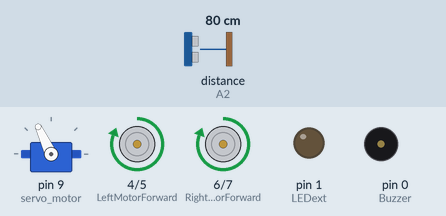
The sketch below on a simulated Arduino Uno, built with avr-gcc and run on an emulated ATmega328P. On the bench: servo, motor-driver pin pairs drawn as motors (green arrow = first pin HIGH = forward, orange = second pin HIGH = backward, longer = more drive), output pins drawn as LEDs (lit = HIGH), buzzer (waves = sounding, pin HIGH). The inputs (shaded band) are chosen by the test bench; at power-on: distance to the obstacle (sensor on A2) 80 cm. The echo pulse lasts 58.3 µs per cm.

Above: at 4.0 s.
4.1 s: distance to the obstacle (sensor on A2) set to 33 cm
5.6 s: distance to the obstacle (sensor on A2) set to 26 cm
At 7.3 s:
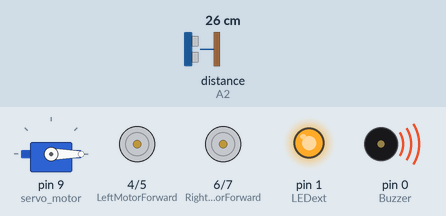
8.6 s: distance to the obstacle (sensor on A2) set to 35 cm
At 10.0 s:
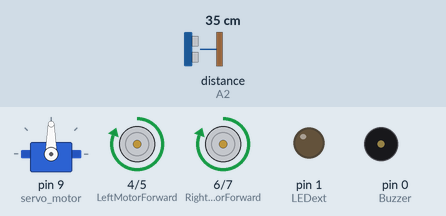
10.7 s: distance to the obstacle (sensor on A2) set to 2 cm
At 13.3 s:
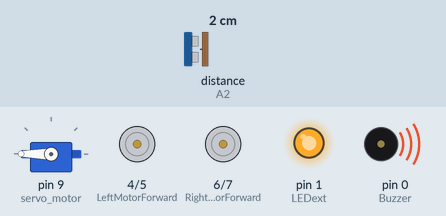
13.7 s: distance to the obstacle (sensor on A2) set to 60 cm
At 15.4 s:
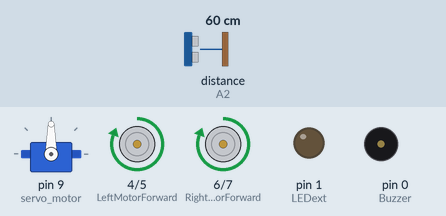
15.7 s: distance to the obstacle (sensor on A2) set to 4 cm
At 16.26 s:
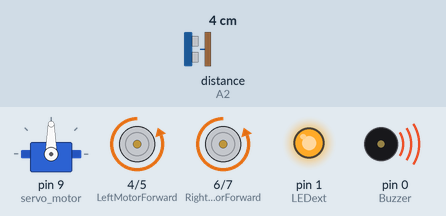
Timing chart, 0 to 19.7 s (numbered marks = the images above; inputs shaded):
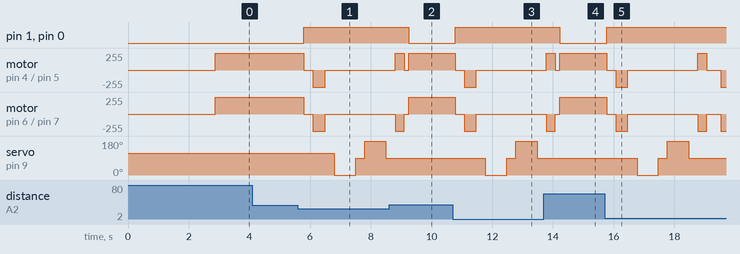

Measured:
- the behaviour switches between 31 and 30 cm on distance to the obstacle (sensor on A2) (found by bisection; images 0 and 1)
- after the input at 4.1 s, every drawn part: stays the same
- after the input at 5.6 s, pin 1 (LEDext), pin 0 (Buzzer): LOW → HIGH after 0.19 s
- after the input at 8.6 s, pin 1 (LEDext), pin 0 (Buzzer): HIGH → LOW after 0.65 s; servo on pin 9 (servo_motor): stays 90° (without the input it goes to 0° after 1.6 s)
- after the input at 10.7 s, pin 1 (LEDext), pin 0 (Buzzer): LOW → HIGH after 0.08 s
- after the input at 13.7 s, pin 1 (LEDext), pin 0 (Buzzer): HIGH → LOW after 0.53 s; servo on pin 9 (servo_motor): stays 90° (without the input it goes to 0° after 1.5 s)
- after the input at 15.7 s, pin 1 (LEDext), pin 0 (Buzzer): LOW → HIGH after 0.07 s

The sketch:

Dobby_with_LED___Buzzer.ino
```cpp
//2WD obstacle avoiding robot using Arduino
#include <Servo.h>        // Include Servo Library
#include <NewPing.h>      // Include Newping Library

// L298N Control Pins
const int LeftMotorForward = 4;
const int LeftMotorBackward = 5;
const int RightMotorForward = 6;
const int RightMotorBackward = 7;
const int LEDext = 1;
const int Buzzer = 0;


#define TRIGGER_PIN  A1  // Arduino pin tied to trigger pin on the ultrasonic sensor.
#define ECHO_PIN     A2  // Arduino pin tied to echo pin on the ultrasonic sensor.
#define MAX_DISTANCE 250 // Maximum distance we want to ping for (in centimeters). Maximum sensor distance is rated at 250cm.

Servo servo_motor;  // Servo's name
NewPing sonar(TRIGGER_PIN, ECHO_PIN, MAX_DISTANCE); // NewPing setup of pins and maximum distance.

boolean goesForward = false;
int distance = 50;

void setup()
{
  // Set L298N Control Pins as Output
  pinMode(RightMotorForward, OUTPUT);
  pinMode(LeftMotorForward, OUTPUT);
  pinMode(LeftMotorBackward, OUTPUT);
  pinMode(RightMotorBackward, OUTPUT);
  pinMode(LEDext, OUTPUT);
  pinMode(Buzzer, OUTPUT);

  servo_motor.attach(9);   // Attachs the servo on pin 9 to servo object.
  servo_motor.write(115);   // Set at 115 degrees.
  delay(2000);              // Wait for 2s.
  distance = readPing();    // Get Ping Distance.
  delay(100);               // Wait for 100ms.
  distance = readPing();
  delay(100);
  distance = readPing();
  delay(100);
  distance = readPing();
  delay(100);
}

void loop()
{
  int distanceRight = 0;
  int distanceLeft = 0;
  delay(50);

  if (distance <= 30)
  {
    moveStop();
    digitalWrite(LEDext, HIGH);
    digitalWrite(Buzzer, HIGH);
    delay(300);
    moveBackward();

    delay(400);
    moveStop();

    delay(300);
    distanceRight = lookRight();

    delay(300);
    distanceLeft = lookLeft();

    delay(300);

    if (distanceRight >= distanceLeft)
    {
      turnRight();
      delay(300);
      moveStop();
    }
    else
    {
      turnLeft();
      delay(300);
      moveStop();
    }

  }
  else
  {
    moveForward();
  }

    distance = readPing();
}

int lookRight()     // Look Right Function for Servo Motor
{
  servo_motor.write(0);
  delay(500);
  int distance = readPing();
  delay(100);
  servo_motor.write(90);
  return distance;
}

int lookLeft()      // Look Left Function for Servo Motor
{
  servo_motor.write(180);
  delay(500);
  int distance = readPing();
  delay(100);
  servo_motor.write(90);
  return distance;
}

int readPing()      // Read Ping Function for Ultrasonic Sensor.
{
  delay(100);                 // Wait 100ms between pings (about 20 pings/sec). 29ms should be the shortest delay between pings.
  int cm = sonar.ping_cm();   //Send ping, get ping distance in centimeters (cm).
  if (cm==0)
  {
    cm=250;
  }
  return cm;
}

void moveStop()       // Move Stop Function for Motor Driver.
{
  digitalWrite(RightMotorForward, LOW);
  digitalWrite(RightMotorBackward, LOW);
  digitalWrite(LeftMotorForward, LOW);
  digitalWrite(LeftMotorBackward, LOW);
}

void moveForward()    // Move Forward Function for Motor Driver.
{
    digitalWrite(RightMotorForward, HIGH);
    digitalWrite(RightMotorBackward, LOW);
    digitalWrite(LeftMotorForward, HIGH);
    digitalWrite(LeftMotorBackward, LOW);
    digitalWrite(LEDext, LOW);
    digitalWrite(Buzzer, LOW);
}

void moveBackward()   // Move Backward Function for Motor Driver.
{
  digitalWrite(RightMotorForward, LOW);
  digitalWrite(RightMotorBackward, HIGH);
  digitalWrite(LeftMotorForward, LOW);
  digitalWrite(LeftMotorBackward, HIGH);
}

void turnRight()      // Turn Right Function for Motor Driver.
{
  digitalWrite(RightMotorForward, LOW);
  digitalWrite(RightMotorBackward, HIGH);
  digitalWrite(LeftMotorForward, HIGH);
  digitalWrite(LeftMotorBackward, LOW);
}

void turnLeft()       // Turn Left Function for Motor Driver.
{
  digitalWrite(RightMotorForward, HIGH);
  digitalWrite(RightMotorBackward, LOW);
  digitalWrite(LeftMotorForward, LOW);
  digitalWrite(LeftMotorBackward, HIGH);
}
```
